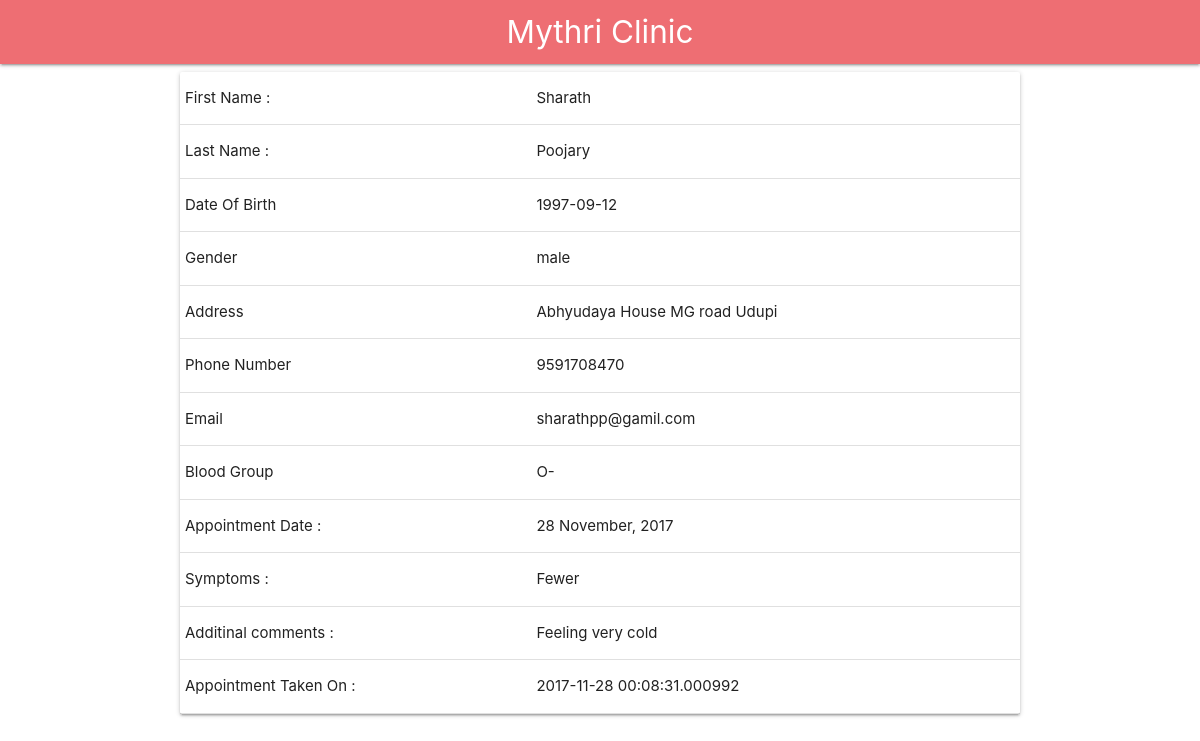
The page /apppplprofile.php?did=1&uid=3&aid=1&sname=Mythri Clinic (signed in) on the database its author committed.
### tables this page shows
CREATE TABLE IF NOT EXISTS `user` (
  `uid` int(100) NOT NULL AUTO_INCREMENT,
  `first_name` varchar(1000) NOT NULL,
  `last_name` varchar(1000) NOT NULL,
  `email` varchar(1000) NOT NULL,
  `phone` bigint(100) NOT NULL,
  `date_of_birth` date NOT NULL,
  `gender` varchar(30) NOT NULL,
  `blood_group` varchar(30) NOT NULL,
  `address` varchar(10000) NOT NULL,
  `password` varchar(1000) NOT NULL,
  PRIMARY KEY (`uid`,`phone`)
);

CREATE TABLE IF NOT EXISTS `appinment` (
  `aid` int(100) NOT NULL AUTO_INCREMENT,
  `uid` int(100) NOT NULL,
  `did` int(100) NOT NULL,
  `apt_date` text NOT NULL,
  `coupen_number` int(100) NOT NULL DEFAULT '0',
  `apt_taken_time` timestamp(6) NOT NULL DEFAULT CURRENT_TIMESTAMP(6),
  `symptoms` varchar(1000) DEFAULT NULL,
  `comments` varchar(1000) DEFAULT NULL,
  PRIMARY KEY (`aid`)
);

### apppplprofile.php (the view, shortened to what this page needs)
 <?php
	$db = mysqli_connect('localhost', 'root', '', 'prodbms');
$uid = $_GET['uid'];
$res=mysqli_query($db,"Select * from user u ,appinment a where u.uid = a.uid and u.uid = $uid and aid=".$_GET['aid']);
$userRow = mysqli_fetch_array($res,MYSQLI_ASSOC);
?>
 <!DOCTYPE html>
  <html>
    <head>
      <link href="icons.css" rel="stylesheet">
      <link type="text/css" rel="stylesheet" href="css/materialize.min.css"  media="screen,projection"/>
    </head>
    <body>
	  <nav>
    <div class="nav-wrapper">
      <a href="#" class="brand-logo center"><?php echo $_GET['sname']; ?></a>
  </nav>
	   <div class="container">
		<div class="card">
	  <table class="table align="center">
	   <div class="container">
												<tr>
													<td>First Name :</td>
													<td><?php echo $userRow['first_name']; ?></td>
												</tr>
												<tr>
													<td>Last Name :</td>
													<td><?php echo $userRow['last_name']; ?></td>
												</tr>
												<tr>
													<td>Date Of Birth</td>
													<td><?php echo $userRow['date_of_birth']; ?></td>
												</tr>
												<tr>
													<td>Gender</td>
													<td><?php echo $userRow['gender']; ?></td>
												</tr>
												<tr>
													<td>Address</td>
													<td><?php echo $userRow['address']; ?>
													</td>
												</tr>
												<tr>
													<td>Phone Number</td>
													<td><?php echo $userRow['phone']; ?>
													</td>
												</tr>
												<tr>
													<td>Email</td>
													<td><?php echo $userRow['email']; ?>
													</td>
												</tr>
												<tr>
													<td>Blood Group</td>
													<td><?php echo $userRow['blood_group']; ?></td>
												</tr>
												<tr>
													<td>Appointment Date :</td>
													<td><?php echo $userRow['apt_date']; ?></td>
												</tr>
												<tr>
													<td>Symptoms :</td>
													<td><?php echo $userRow['symptoms']; ?></td>
												</tr>
												<tr>
													<td>Additinal comments :</td>
													<td><?php echo $userRow['comments']; ?></td>
												</tr>
												<tr>
													<td>Appointment Taken On :</td>
													<td><?php echo $userRow['apt_taken_time']; ?></td>
												</tr>
												</div>
									</table>
		</div>
      </div>
    </body>
  </html>

### rows shown on the page
user: first_name "Sharath", last_name "Poojary", date_of_birth "1997-09-12", gender "male", address "Abhyudaya House MG road Udupi", phone "9591708470", email "sharathpp@gamil.com", blood_group "O-", appinment.apt_date "28 November, 2017", appinment.symptoms "Fewer", appinment.comments "Feeling very cold", appinment.apt_taken_time "2017-11-28 00:08:31.000992"

### other values the page prints
$_GET['sname'] "Mythri Clinic"
